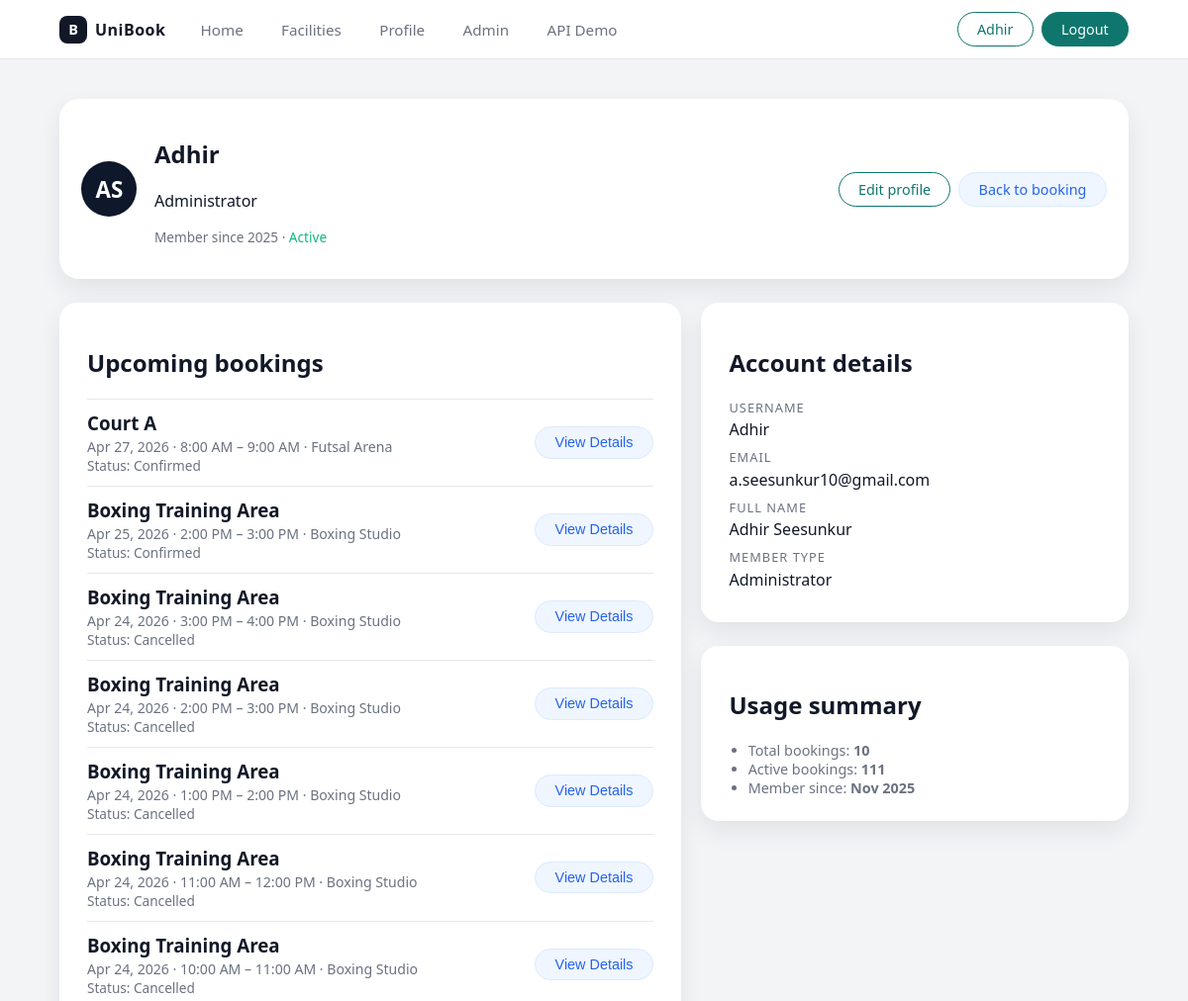
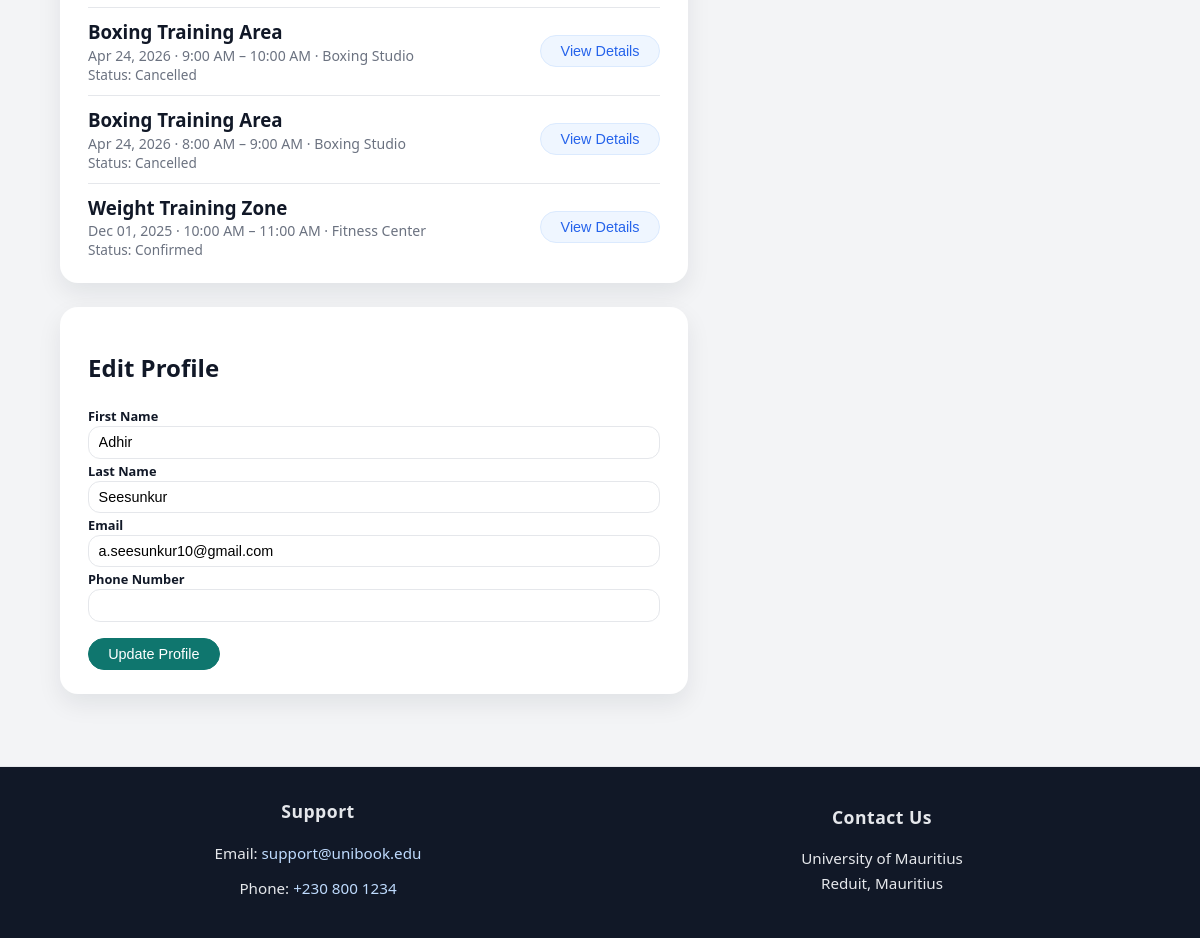
The page /profile/ (signed in) on the database its author committed (2 pictures, top to bottom).
### booking_sys/models.py (models this page shows, shortened)
class User(AbstractUser):
    MEMBER_TYPES = [
        ('student', 'Student'),
        ('staff', 'Staff'),
        ('admin', 'Administrator'),
    ]
    user_id = models.UUIDField(primary_key=True, default=uuid.uuid4, editable=False)
    email = models.EmailField(unique=True, verbose_name="User Email")
    first_name = models.CharField(max_length=100)
    last_name = models.CharField(max_length=100)
    member_type = models.CharField(max_length=10, choices=MEMBER_TYPES)
    user_phone = models.CharField(max_length=15, blank=True, null=True)
    date_joined = models.DateTimeField(auto_now_add=True)
    is_active = models.BooleanField(default=True)
    USERNAME_FIELD = 'email'
    REQUIRED_FIELDS = ['username','first_name', 'last_name', 'member_type']

class Booking(models.Model):
    FULFILLMENT_STATUS = [
        ('pending', 'Pending'),
        ('confirmed', 'Confirmed'),
        ('cancelled', 'Cancelled'),
        ('completed', 'Completed'),
    ]
    booking_id = models.UUIDField(primary_key=True, default=uuid.uuid4, editable=False)
    user = models.ForeignKey(User, on_delete=models.CASCADE, related_name='bookings')
    facility = models.ForeignKey('Facility', on_delete=models.CASCADE, related_name='bookings')
    court = models.ForeignKey('Court', on_delete=models.CASCADE, related_name='bookings')
    booking_date = models.DateField()
    start_time = models.TimeField()
    end_time = models.TimeField()
    created_at = models.DateTimeField(auto_now_add=True)
    updated_at = models.DateTimeField(auto_now=True)
    notes = models.TextField(blank=True, default="")
    status = models.CharField(max_length=10, choices=FULFILLMENT_STATUS, default='confirmed')
    slot = models.ForeignKey('Slot', on_delete=models.SET_NULL, null=True, blank=True, related_name='date_bookings')
    class Meta:
        constraints = [
            models.UniqueConstraint(
                fields=['court', 'booking_date', 'start_time'],
                name='unique_court_date_time_booking'
            )
        ]
        ordering = ['booking_date', 'start_time']
        indexes = [
            models.Index(fields=['user', 'booking_date']),
            models.Index(fields=['facility', 'booking_date']),
            models.Index(fields=['court', 'booking_date']),
        ]

class Court(models.Model):
    COURT_STATUS = [
        ('available', 'Available'),
        ('maintenance', 'Under Maintenance'),
        ('closed', 'Closed'),
    ]
    court_id = models.UUIDField(primary_key=True, default=uuid.uuid4, editable=False)
    facility = models.ForeignKey(Facility, on_delete=models.CASCADE, related_name='courts')
    court_name = models.CharField(max_length=200)
    sport_type = models.CharField(max_length=100)
    capacity = models.PositiveIntegerField(validators=[MinValueValidator(1), MaxValueValidator(1000)])
    notes = models.TextField(blank=True, default="None")
    image_url = models.URLField(blank=True, null=True)
    court_status = models.CharField(max_length=20, choices=COURT_STATUS, default='available')

class Facility(models.Model):
    FACILITY_TYPES = [
        ('sports', 'Sports'),
        ('recreation', 'Recreation'),
        ('academic', 'Academic'),
        ('other', 'Other'),
    ]
    FACILITY_STATUS = [
        ('available', 'Available'),
        ('maintenance', 'Under Maintenance'),
        ('closed', 'Closed'),
    ]
    facility_id = models.UUIDField(primary_key=True, default=uuid.uuid4, editable=False)
    facility_name = models.CharField(max_length=200)
    facility_type = models.CharField(max_length=20, choices=FACILITY_TYPES)
    location = models.CharField(max_length=300)
    description = models.TextField(blank=True)
    image_url = models.URLField(blank=True, null=True)
    facility_status = models.CharField(max_length=20, choices=FACILITY_STATUS, default='available')
    likes_count = models.PositiveIntegerField(default=0)

class SiteSettings(models.Model):
    hero_image_url = models.URLField(
        blank=True,
        null=True,
        help_text="Enter the URL of the hero banner image. Leave blank for default gradient."
    )
    hero_title = models.CharField(
        max_length=200,
        default="Reserve football, volleyball and badminton courts instantly.",
        help_text="Main heading text for hero banner"
    )
    hero_subtitle = models.TextField(
        default="No more waiting in line or dealing with paper schedules. Book, manage and track your facility usage online.",
        help_text="Subtitle text for hero banner"
    )
    support_email = models.EmailField(
        default="support@unibook.edu",
        help_text="Email address for support inquiries"
    )
    support_phone = models.CharField(
        max_length=20,
        default="+230 800 1234",
        help_text="Phone number for support (format: +country code XXX XXXX)"
    )
    class Meta:
        verbose_name = "Site Settings"
        verbose_name_plural = "Site Settings"
    @classmethod
    def get_settings(cls):
        obj, created = cls.objects.get_or_create(pk=1)
        return obj

### booking_sys/views.py (the view, shortened to what this page needs)
# urls.py: path('profile/', views.profile, name='profile'),
@login_required
@require_http_methods(["GET", "POST"])
def profile(request):
    user = request.user
    if request.method == 'GET':
        profile_form = UserProfileEditForm(instance=user)
        student_profile = None
        staff_profile = None
        student_form = None
        staff_form = None
        if hasattr(user, 'student'):
            student_profile = user.student
            student_form = StudentProfileForm(instance=student_profile)
        elif user.member_type == 'student':
            student_form = StudentProfileForm()
        if hasattr(user, 'staff'):
            staff_profile = user.staff
            staff_form = StaffProfileForm(instance=staff_profile)
        elif user.member_type == 'staff':
            staff_form = StaffProfileForm()
        bookings = Booking.objects.filter(user=user).order_by('-booking_date', '-start_time')[:10]
        return render(request, 'profile.html', {
            'profile_form': profile_form,
            'student_form': student_form,
            'staff_form': staff_form,
            'student_profile': student_profile,
            'staff_profile': staff_profile,
            'bookings': bookings,
        })

### booking_sys/templates/profile.html (shortened to what this page needs)
{% extends 'base.html' %}
{% block content %}
<section class="section profile-layout">
  <div class="profile-header-card">
    <div class="profile-avatar">{{ user.first_name|first|upper }}{{ user.last_name|first|upper }}</div>
    <div>
      <h1>{{ user.username|first|upper }}{{ user.username|slice:"1:"|lower }}</h1>
      <p>{{ user.get_member_type_display }} </p>
      <p class="profile-meta">
        Member since {{ user.date_joined|date:"Y" }} &middot; <span style="color:#10b981;">{% if user.is_active %}Active{% else %}Inactive{% endif %}</span>
      </p>
    </div>
    <div class="profile-actions">
      <a href="#edit-profile" class="btn btn-outline" onclick="document.getElementById('edit-profile-section').scrollIntoView({behavior: 'smooth'});">Edit profile</a>
      <a href="{% url 'booking_sys:home' %}" class="btn btn-soft">Back to booking</a>
    </div>
  </div>
  <div class="profile-columns">
    <div class="profile-column">
      <section class="card-section">
        <h2>Upcoming bookings</h2>
        {% if bookings %}
          {% for booking in bookings %}
            <div class="booking-list-item">
              <div>
                <h3>{{ booking.court.court_name }}</h3>
                <p>{{ booking.booking_date|date:"M d, Y" }} &middot; {{ booking.start_time|time:"g:i A" }} – {{ booking.end_time|time:"g:i A" }} &middot; {{ booking.facility.facility_name }}</p>
                <p style="font-size: 0.85rem; color: var(--text-muted);">Status: {{ booking.get_status_display }}</p>
              </div>
              <div>
                <button onclick="viewBookingDetails('{{ booking.booking_id }}', '{{ booking.court.court_name }}', '{{ booking.facility.facility_name }}', '{{ booking.booking_date|date:"F d, Y" }}', '{{ booking.start_time|time:"g:i A" }}', '{{ booking.end_time|time:"g:i A" }}', '{{ booking.get_status_display }}', '{{ booking.notes|default:"No notes" }}', '{{ booking.created_at|date:"M d, Y g:i A" }}', '{{ booking.status }}')" class="btn btn-soft">View Details</button>
              </div>
            </div>
          {% endfor %}
        {% else %}
          <p style="color: var(--text-muted);">No bookings yet. <a href="{% url 'booking_sys:facilities' %}">Browse facilities</a> to make your first booking!</p>
        {% endif %}
      </section>
      <section class="card-section" id="edit-profile-section">
        <h2>Edit Profile</h2>
        <form method="post" action="{% url 'booking_sys:profile' %}">
          <label class="form-label">First Name</label>
          {{ profile_form.first_name }}
          <label class="form-label">Last Name</label>
          {{ profile_form.last_name }}
          <label class="form-label">Email</label>
          {{ profile_form.email }}
          <label class="form-label">Phone Number</label>
          {{ profile_form.user_phone }}
          <button type="submit" class="btn btn-primary" style="margin-top: 1rem;">Update Profile</button>
        </form>
      </section>
    </div>
    <div class="profile-column">
      <section class="card-section">
        <h2>Account details</h2>
        <dl class="profile-details">
          <div>
            <dt>Username</dt>
            <dd>{{ user.username }}</dd>
          </div>
          <div>
            <dt>Email</dt>
            <dd>{{ user.email }}</dd>
          </div>
          <div>
            <dt>Full Name</dt>
            <dd>{{ user.first_name }} {{ user.last_name }}</dd>
          </div>
          <div>
            <dt>Member Type</dt>
            <dd>{{ user.get_member_type_display }}</dd>
          </div>
        </dl>
      </section>
      <section class="card-section">
        <h2>Usage summary</h2>
        <ul class="updates-list">
          <li>Total bookings: <strong>{{ bookings|length }}</strong></li>
          <li>Active bookings: <strong>{% for b in bookings %}{% if b.status == 'pending' or b.status == 'confirmed' %}1{% endif %}{% empty %}0{% endfor %}</strong></li>
          <li>Member since: <strong>{{ user.date_joined|date:"M Y" }}</strong></li>
        </ul>
      </section>
    </div>
  </div>
</section>
{% endblock %}

### booking_sys/templates/base.html (shortened to what this page needs)
{% load static %}
<!DOCTYPE html>
<html lang="en">
<head>
  <link rel="stylesheet" href="{% static 'css/mystyle.css' %}" />
</head>
<body>
  <header class="navbar">
    <div class="nav-left">
      <div class="brand">
        <span class="brand-logo">B</span>
        <span class="brand-name">UniBook</span>
      </div>
      <nav class="nav-links">
        <a href="{% url 'booking_sys:home' %}" class="nav-link">Home</a>
        <a href="{% url 'booking_sys:facilities' %}" class="nav-link">Facilities</a>
        {% if user.is_authenticated %}
          <a href="{% url 'booking_sys:profile' %}" class="nav-link">Profile</a>
        {% endif %}
        {% if user.is_staff or user.member_type == 'admin' %}
          <a href="{% url 'booking_sys:admin_dashboard' %}" class="nav-link">Admin</a>
          <a href="{% url 'booking_sys:ajax_facilities' %}" class="nav-link">API Demo</a>
        {% endif %}
      </nav>
    </div>
    <div class="nav-right">
        {% if user.is_authenticated %}
          <a href="{% url 'booking_sys:profile' %}" class="btn btn-outline">{{ user.first_name }}</a>
          <a href="{% url 'booking_sys:logout' %}" class="btn btn-primary">Logout</a>
        {% else %}
          <a href="{% url 'booking_sys:login' %}" class="btn btn-outline">Sign In</a>
          <a href="{% url 'booking_sys:register' %}" class="btn btn-primary">Sign Up</a>
        {% endif %}
    </div>
  </header>
  <main class="page-container">
    {% block content %}{% endblock %}
  </main>
  <footer class="site-footer">
    <div class="footer-inner">
      <div style="text-align: center;">
        <h5>Support</h5>
        {% if site_settings %}
          <p>Email: <a href="mailto:{{ site_settings.support_email }}">{{ site_settings.support_email }}</a></p>
          <p>Phone: <a href="tel:{{ site_settings.support_phone }}">{{ site_settings.support_phone }}</a></p>
        {% else %}
          <p>Email: <a href="mailto:support@unibook.edu">support@unibook.edu</a></p>
          <p>Phone: <a href="tel:+230 800 1234">+230 800 1234</a></p>
        {% endif %}
      </div>
      <div style="text-align: center;">
        <h5>Contact Us</h5>
        <p>University of Mauritius<br />Reduit, Mauritius</p>
      </div>
    </div>
  </footer>
</body>
</html>

### rows shown on the page
User: first_name "Adhir", first_name|first "A", last_name|first "S", username|first "A", username "dhir", member_type "Administrator", date_joined "2025", last_name "Seesunkur", email "a.seesunkur10@gmail.com", username "Adhir", date_joined "Nov 2025"
Booking: court.court_name "Court A", booking_date "Apr 27, 2026", start_time "8:00 AM", end_time "9:00 AM", facility.facility_name "Futsal Arena", status "Confirmed", shows "1"
Booking: court.court_name "Boxing Training Area", booking_date "Apr 25, 2026", start_time "2:00 PM", end_time "3:00 PM", facility.facility_name "Boxing Studio", status "Confirmed", shows "1"
Booking: court.court_name "Boxing Training Area", booking_date "Apr 24, 2026", start_time "3:00 PM", end_time "4:00 PM", facility.facility_name "Boxing Studio", status "Cancelled"
Booking: court.court_name "Boxing Training Area", booking_date "Apr 24, 2026", start_time "2:00 PM", end_time "3:00 PM", facility.facility_name "Boxing Studio", status "Cancelled"
Booking: court.court_name "Boxing Training Area", booking_date "Apr 24, 2026", start_time "1:00 PM", end_time "2:00 PM", facility.facility_name "Boxing Studio", status "Cancelled"
Booking: court.court_name "Boxing Training Area", booking_date "Apr 24, 2026", start_time "11:00 AM", end_time "12:00 PM", facility.facility_name "Boxing Studio", status "Cancelled"
Booking: court.court_name "Boxing Training Area", booking_date "Apr 24, 2026", start_time "10:00 AM", end_time "11:00 AM", facility.facility_name "Boxing Studio", status "Cancelled"
Booking: court.court_name "Boxing Training Area", booking_date "Apr 24, 2026", start_time "9:00 AM", end_time "10:00 AM", facility.facility_name "Boxing Studio", status "Cancelled"
Booking: court.court_name "Boxing Training Area", booking_date "Apr 24, 2026", start_time "8:00 AM", end_time "9:00 AM", facility.facility_name "Boxing Studio", status "Cancelled"
Booking: court.court_name "Weight Training Zone", booking_date "Dec 01, 2025", start_time "10:00 AM", end_time "11:00 AM", facility.facility_name "Fitness Center", status "Confirmed"
SiteSettings: support_email "support@unibook.edu", support_phone "+230 800 1234"

### other values the page prints
{{ bookings|length }} "10"
